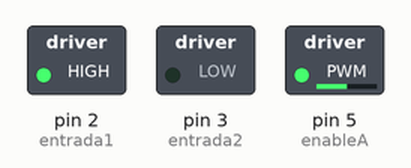
This sketch was run on a simulated Arduino Uno, built with avr-gcc and run on an emulated ATmega328P. Parts: switched loads named in the sketch (green lamp = pin HIGH).

Above: at 0.05 s.
At 6.0 s:
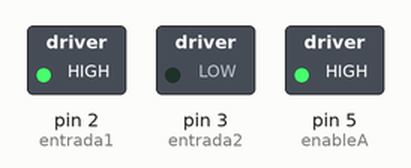
Timing chart, 0 to 6.9 s (numbered marks = the images above):
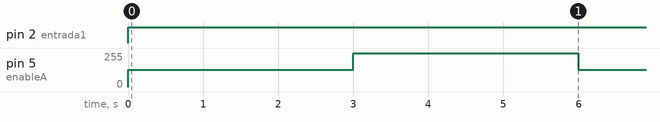

Measured:
- by itself, pin 2 (entrada1): LOW → HIGH at 0.00 s
- by itself, pin 5 (enableA): alternates 255/255 for 3.0 s and 128/255 for 3.0 s

The sketch:

motor_dc_pwm.ino
```cpp
int entrada1 = 2; //Pin de salida del Arduino a la entrada del Puente H
int entrada2 = 3; //Pin de salida del Arduino a la entrada del Puente H
int enableA = 5;  //Pin de control para el PWM

void setup() {
  //Todos los pines se configuran de salida
  pinMode(entrada1, OUTPUT);
  pinMode(entrada2, OUTPUT);
  pinMode(enableA, OUTPUT);
}

void loop() {
  /*
  entrada1 y entrada2, controlan el giro del motor. SIEMPRE uno de los dos debe estar
  en modo HIGH y el otro en modo LOW para que el motor gire. Si ambos están en el mismo
  valor, el motor no girará.

  El analogWrite se usa para la señal PWM y se le pasa el valor del pin donde se encuentra el
  ENABLE del puente H y el valor del PWM, que en Arduino va del 0 al 255.

  */

  digitalWrite(entrada1, HIGH);
  digitalWrite(entrada2, LOW);
  analogWrite(enableA, 128);
  delay(3000);

  digitalWrite(entrada1, HIGH);
  digitalWrite(entrada2, LOW);
  analogWrite(enableA, 255);
  delay(3000);
}
```
